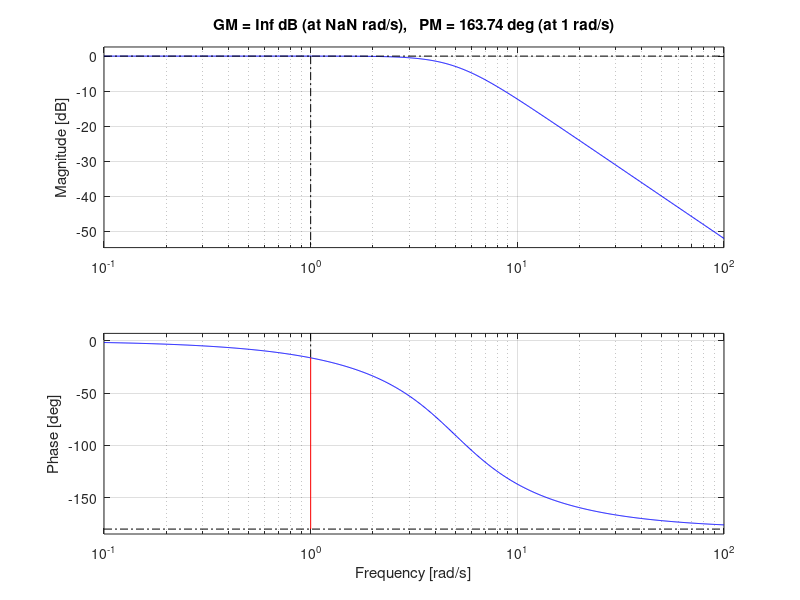
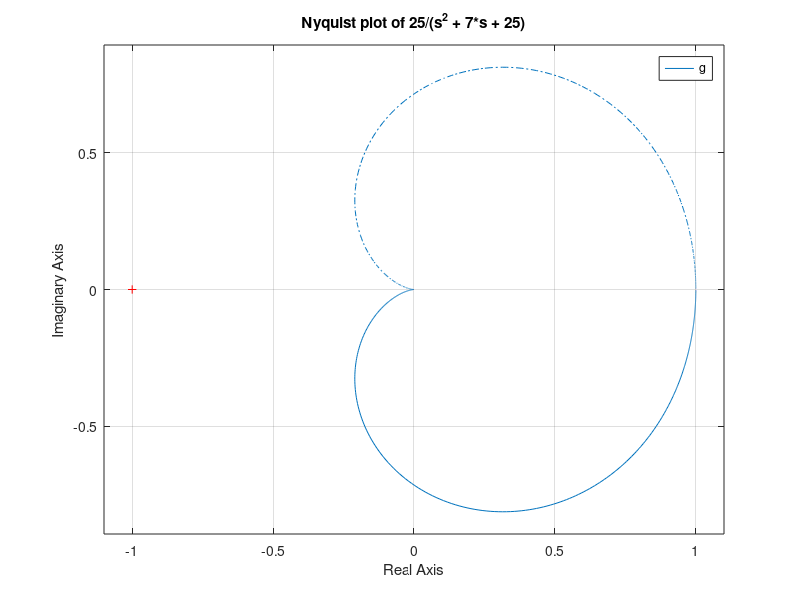
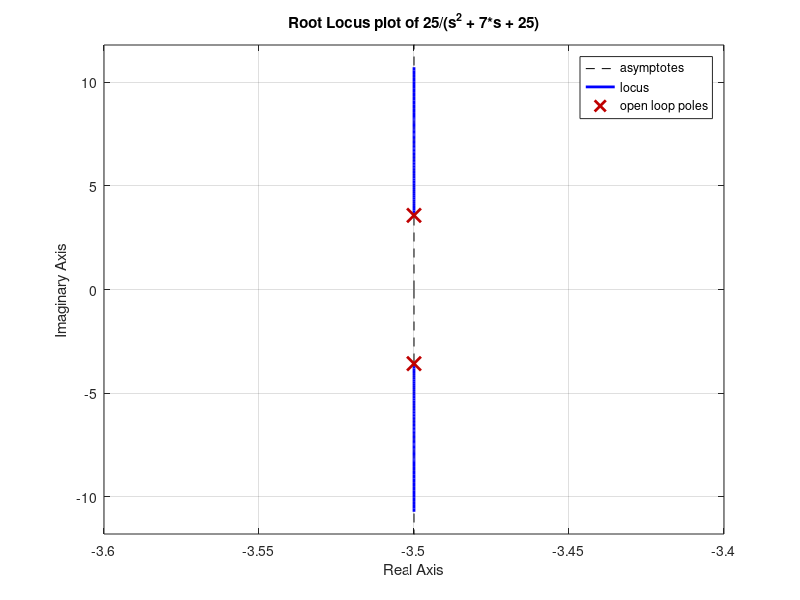
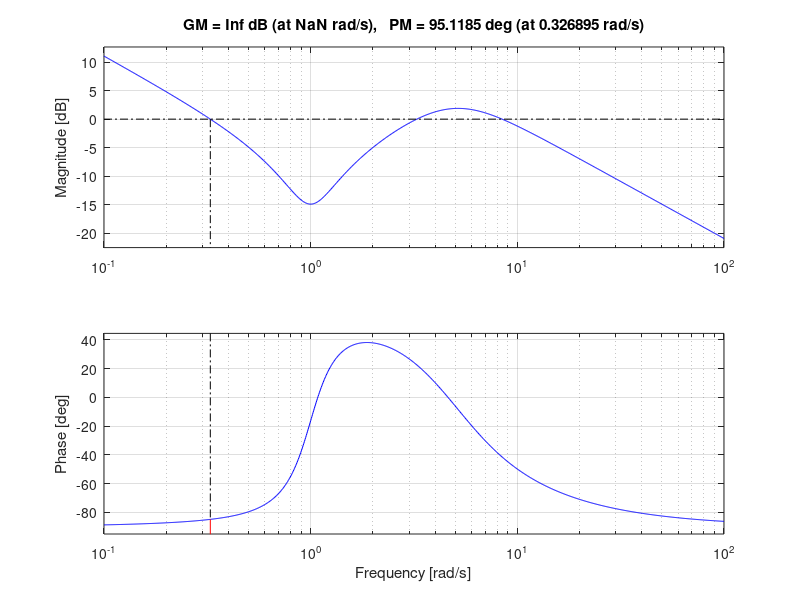

These charts were generated, in order, by the following MATLAB code:
%%Stability for 2nd order system
  num=[0 0 25];
  den=[1 7 25];
  g=tf(num,den);
  figure(1)
  bode(g);
  title('Bode plot of 25/(s^2 + 7*s + 25)');
  margin(g);
  figure(2);
  nyquist(g);
  title('Nyquist plot of 25/(s^2 + 7*s + 25)');
  figure(3);
  rlocus(g);
  title('Root Locus plot of 25/(s^2 + 7*s + 25)');


%% stability for 3rd order system
  num1=[0 9 4.5 9]; 
  den1=[1 7 25 0];
  g1=tf(num1,den1); 
  figure(4)
  bode(g1);
  margin(g1);
  title('Bode plot of (9*s^2 + 4.5*s + 9)/(s^3 + 7*s^2 + 25*s)');
  margin(g1); 
  figure(5);
  nyquist(g1);
  title('Nyquist plot of (9*s^2 + 4.5*s + 9)/(s^3 + 7*s^2 + 25*s)');
  figure(6);
  rlocus(g1);
  title('Root Locus plot of (9*s^2 + 4.5*s + 9)/(s^3 + 7*s^2 + 25*s)');
